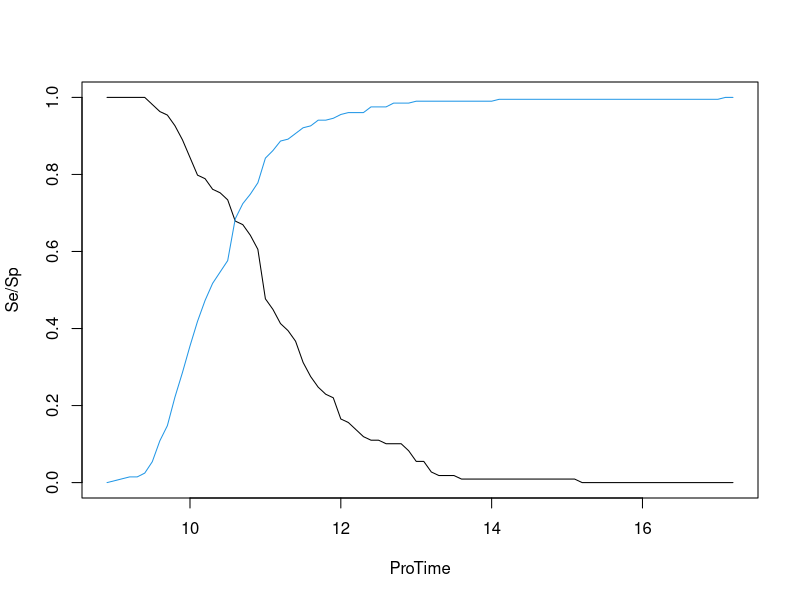
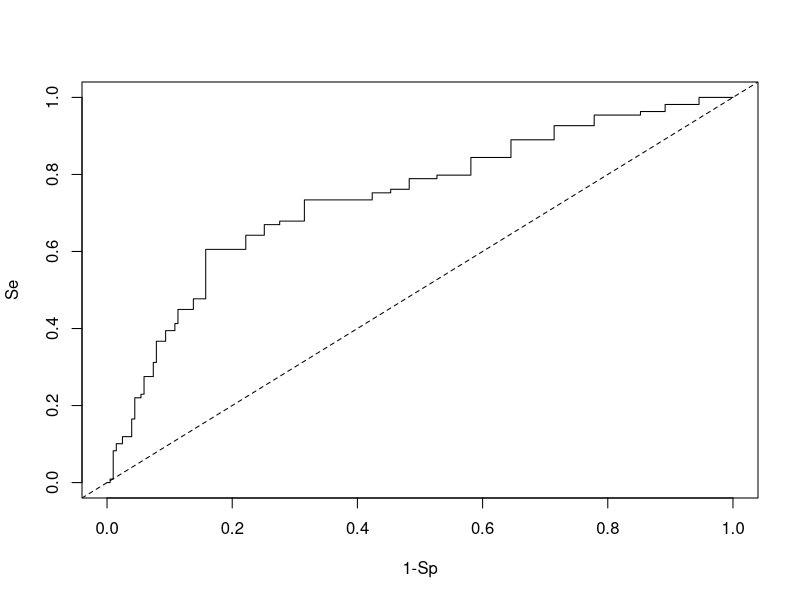
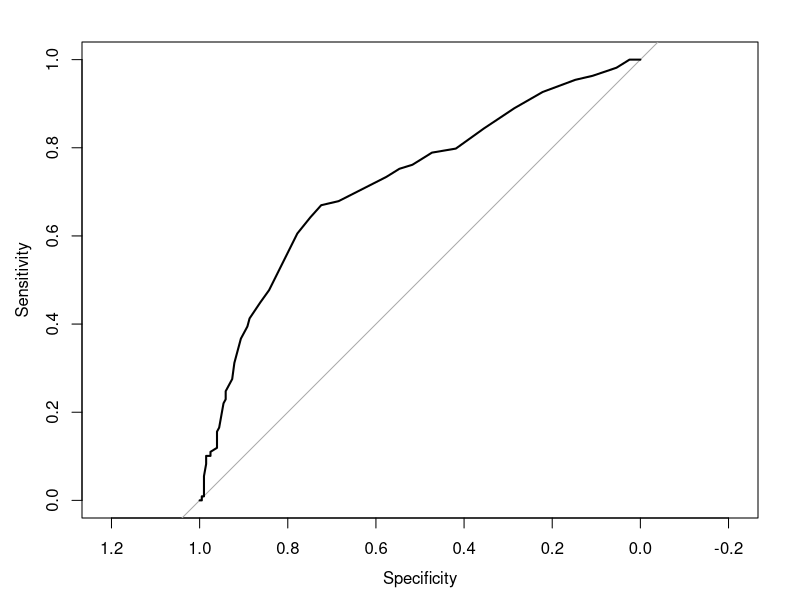

Here is the R script that generated these plots, in order:
require(survival)

data(pbc)
?pbc

pbc2 <- pbc[(!is.na(!pbc$spiders)) & (!is.na(pbc$stage)), ]
pbc2$M <- as.numeric(pbc2$stage == 4)

# Se
sensibilite <- sum(pbc2$M & pbc2$spiders) / sum(pbc2$M)

# Sp
specificite <- sum(pbc2$M==0 & pbc2$spiders==0) / sum(pbc2$M == 0)

## Courbe ROC pour le diagnostic de cirrhose (stage=4)
## par mesure de temps de coagulation (protime)
pbc3 <- pbc[(!is.na(!pbc$spiders)) & (!is.na(pbc$stage)), ]
pbc3$M <- as.numeric(pbc3$stage == 4)

sens = spec = seuil = NULL

for (ci in (seq(min(pbc3$protime)-0.1, max(pbc3$protime)+0.1, 0.1))) {
  
  # Se
  se_ci <- sum(pbc3$M==1 & (pbc3$protime>ci)) / sum(pbc3$M)
  
  # Sp
  sp_ci <- sum(pbc3$M==0 & (pbc3$protime<=ci)) / sum(pbc3$M == 0)
  
  sens <- c(sens, se_ci)
  spec <- c(spec, sp_ci)
  seuil <- c(seuil, ci)
}

## SE et SP en fonction du seuil
plot(x=seuil, y=sens, type="l", xlab="ProTime", ylab="Se/Sp")
lines(x=seuil, y=spec, type="l", col=4)

## Courbes ROC
plot(x=1-spec, y=sens, type="s", xlab="1-Sp", ylab="Se")
abline(a=0, b=1, lty=2)

## package proc
require(pROC)
plot(roc(pbc3$M, pbc3$protime))